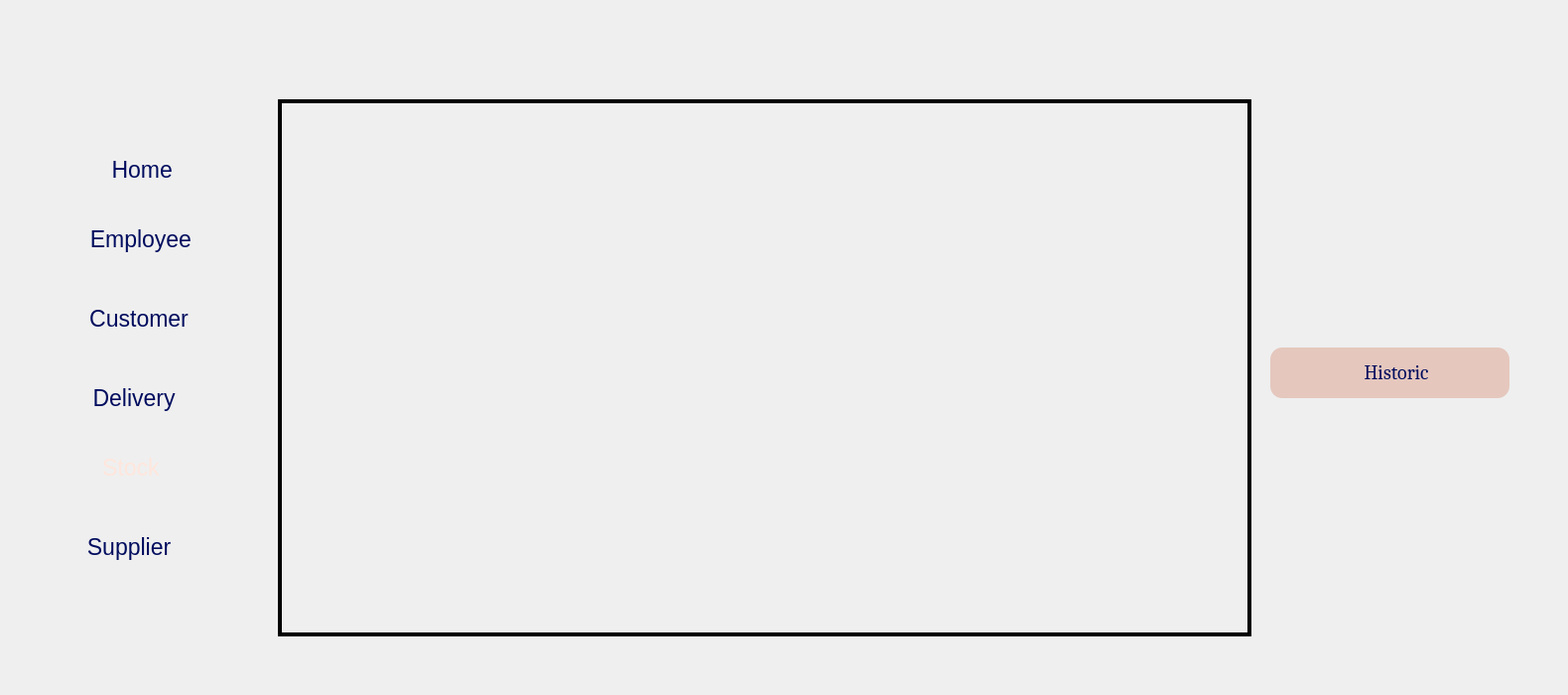
    <widget class="QWidget" name="Historic">
     <attribute name="title">
      <string>Historic</string>
     </attribute>
     <widget class="QLabel" name="label_21">
      <property name="geometry">
       <rect>
        <x>0</x>
        <y>0</y>
        <width>1571</width>
        <height>691</height>
       </rect>
      </property>
      <property name="text">
       <string/>
      </property>
      <property name="pixmap">
       <pixmap resource="resources.qrc">:/resources/imgs/bg.png</pixmap>
      </property>
      <property name="scaledContents">
       <bool>true</bool>
      </property>
     </widget>
     <widget class="QLabel" name="label_23">
      <property name="geometry">
       <rect>
        <x>0</x>
        <y>0</y>
        <width>161</width>
        <height>131</height>
       </rect>
      </property>
      <property name="text">
       <string/>
      </property>
      <property name="pixmap">
       <pixmap resource="resources.qrc">:/resources/imgs/logo.png</pixmap>
      </property>
      <property name="scaledContents">
       <bool>true</bool>
      </property>
     </widget>
     <widget class="QLabel" name="label_24">
      <property name="geometry">
       <rect>
        <x>240</x>
        <y>10</y>
        <width>1311</width>
        <height>671</height>
       </rect>
      </property>
      <property name="text">
       <string/>
      </property>
      <property name="pixmap">
       <pixmap resource="resources.qrc">:/resources/imgs/bgW.png</pixmap>
      </property>
      <property name="scaledContents">
       <bool>true</bool>
      </property>
     </widget>
     <widget class="QPushButton" name="pushButton_10">
      <property name="geometry">
       <rect>
        <x>200</x>
        <y>20</y>
        <width>151</width>
        <height>61</height>
       </rect>
      </property>
      <property name="text">
       <string/>
      </property>
      <property name="icon">
       <iconset resource="resources.qrc">
        <normaloff>:/resources/imgs/undo.png</normaloff>:/resources/imgs/undo.png</iconset>
      </property>
      <property name="iconSize">
       <size>
        <width>45</width>
        <height>65</height>
       </size>
      </property>
      <property name="flat">
       <bool>true</bool>
      </property>
     </widget>
     <widget class="QLabel" name="label_31">
      <property name="geometry">
       <rect>
        <x>1370</x>
        <y>10</y>
        <width>71</width>
        <height>71</height>
       </rect>
      </property>
      <property name="text">
       <string/>
      </property>
      <property name="pixmap">
       <pixmap resource="resources.qrc">:/resources/imgs/picP.png</pixmap>
      </property>
     </widget>
     <widget class="QLabel" name="label_32">
      <property name="geometry">
       <rect>
        <x>250</x>
        <y>70</y>
        <width>1311</width>
        <height>621</height>
       </rect>
      </property>
      <property name="styleSheet">
       <string notr="true">color:white;</string>
      </property>
      <property name="text">
       <string/>
      </property>
      <property name="pixmap">
       <pixmap resource="resources.qrc">:/Downloads/crudbg.png</pixmap>
      </property>
      <property name="scaledContents">
       <bool>true</bool>
      </property>
     </widget>
     <widget class="QPushButton" name="buttonHistorique">
      <property name="geometry">
       <rect>
        <x>1280</x>
        <y>350</y>
        <width>241</width>
        <height>51</height>
       </rect>
      </property>
      <property name="font">
       <font>
        <family>Cambria</family>
        <pointsize>-1</pointsize>
       </font>
      </property>
      <property name="styleSheet">
       <string notr="true">#buttonHistorique{
    color: #000c5e; /* Default text color */
    font-size: 20px;
    background-color: #e5c7bd; /* Default background color */
    border: 0px solid;
    border-radius: 12px;
    box-sizing: border-box;
    transition: background-color 0.3s, transform 0.1s ease; /* Smooth animation for hover and press effects */
}

#buttonHistorique:hover {
    background-color: #d4b3a7; /* Slightly darker shade for hover effect */
    color: #000944; /* Slightly darker text color for hover */
    cursor: pointer; /* Changes cursor to pointer */
}

#buttonHistorique:pressed {
    background-color: #c49f94; /* Even darker shade for pressed effect */
    color: #000722; /* Darker text color for pressed */
    transform: scale(0.95); /* Makes the button slightly smaller on press */
}</string>
      </property>
      <property name="text">
       <string>   Historic</string>
      </property>
      <property name="icon">
       <iconset resource="resources.qrc">
        <normaloff>:/resources/imgs/fichier.png</normaloff>:/resources/imgs/fichier.png</iconset>
      </property>
      <property name="iconSize">
       <size>
        <width>35</width>
        <height>35</height>
       </size>
      </property>
     </widget>
     <widget class="QLabel" name="historiqueLabel">
      <property name="geometry">
       <rect>
        <x>280</x>
        <y>100</y>
        <width>981</width>
        <height>541</height>
       </rect>
      </property>
      <property name="styleSheet">
       <string notr="true">border: 4px solid rgb(0, 0, 0);
padding: 10px 20px;
cursor: pointer;</string>
      </property>
      <property name="text">
       <string/>
      </property>
     </widget>
     <widget class="QPushButton" name="pushButton_19">
      <property name="geometry">
       <rect>
        <x>40</x>
        <y>140</y>
        <width>181</width>
        <height>61</height>
       </rect>
      </property>
      <property name="styleSheet">
       <string notr="true">color:#000c5e;
font: 9pt &quot;Cambria&quot;;
font-size: 23px;
</string>
      </property>
      <property name="text">
       <string>    Home</string>
      </property>
      <property name="icon">
       <iconset resource="resources.qrc">
        <normaloff>:/resources/imgs/abri (1).png</normaloff>:/resources/imgs/abri (1).png</iconset>
      </property>
      <property name="iconSize">
       <size>
        <width>60</width>
        <height>80</height>
       </size>
      </property>
      <property name="flat">
       <bool>true</bool>
      </property>
     </widget>
     <widget class="QPushButton" name="pushButton_20">
      <property name="geometry">
       <rect>
        <x>50</x>
        <y>210</y>
        <width>171</width>
        <height>61</height>
       </rect>
      </property>
      <property name="styleSheet">
       <string notr="true">color:#000c5e;
font: 9pt &quot;Cambria&quot;;
font-size: 23px;
</string>
      </property>
      <property name="text">
       <string>  Employee</string>
      </property>
      <property name="icon">
       <iconset resource="resources.qrc">
        <normaloff>:/resources/imgs/employes.png</normaloff>:/resources/imgs/employes.png</iconset>
      </property>
      <property name="iconSize">
       <size>
        <width>60</width>
        <height>80</height>
       </size>
      </property>
      <property name="flat">
       <bool>true</bool>
      </property>
     </widget>
     <widget class="QPushButton" name="pushButton_21">
      <property name="geometry">
       <rect>
        <x>40</x>
        <y>290</y>
        <width>181</width>
        <height>61</height>
       </rect>
      </property>
      <property name="styleSheet">
       <string notr="true">color:#000c5e;
font: 9pt &quot;Cambria&quot;;
font-size: 23px;
</string>
      </property>
      <property name="text">
       <string>   Customer</string>
      </property>
      <property name="icon">
       <iconset resource="resources.qrc">
        <normaloff>:/resources/imgs/contact.png</normaloff>:/resources/imgs/contact.png</iconset>
      </property>
      <property name="iconSize">
       <size>
        <width>60</width>
        <height>80</height>
       </size>
      </property>
      <property name="flat">
       <bool>true</bool>
      </property>
     </widget>
     <widget class="QPushButton" name="pushButton_22">
      <property name="geometry">
       <rect>
        <x>40</x>
        <y>370</y>
        <width>171</width>
        <height>61</height>
       </rect>
      </property>
      <property name="styleSheet">
       <string notr="true">color:#000c5e;
font: 9pt &quot;Cambria&quot;;
font-size: 23px;
</string>
      </property>
      <property name="text">
       <string>   Delivery</string>
      </property>
      <property name="icon">
       <iconset resource="resources.qrc">
        <normaloff>:/resources/imgs/livraison-rapide (1).png</normaloff>:/resources/imgs/livraison-rapide (1).png</iconset>
      </property>
      <property name="iconSize">
       <size>
        <width>60</width>
        <height>80</height>
       </size>
      </property>
      <property name="flat">
       <bool>true</bool>
      </property>
     </widget>
     <widget class="QLabel" name="label_26">
      <property name="geometry">
       <rect>
        <x>0</x>
        <y>440</y>
        <width>231</width>
        <height>61</height>
       </rect>
      </property>
      <property name="text">
       <string/>
      </property>
      <property name="pixmap">
       <pixmap resource="resources.qrc">:/resources/imgs/blue.png</pixmap>
      </property>
      <property name="scaledContents">
       <bool>true</bool>
      </property>
     </widget>
     <widget class="QPushButton" name="pushButton_23">
      <property name="geometry">
       <rect>
        <x>30</x>
        <y>450</y>
        <width>191</width>
        <height>41</height>
       </rect>
      </property>
      <property name="styleSheet">
       <string notr="true">color:#ffe6dc;
font: 9pt &quot;Cambria&quot;;
font-size: 23px;
</string>
      </property>
      <property name="text">
       <string>  Stock</string>
      </property>
      <property name="icon">
       <iconset>
        <normaloff>imgs/logostock.jpg</normaloff>imgs/logostock.jpg</iconset>
      </property>
      <property name="iconSize">
       <size>
        <width>80</width>
        <height>100</height>
       </size>
      </property>
      <property name="flat">
       <bool>true</bool>
      </property>
     </widget>
     <widget class="QPushButton" name="pushButton_24">
      <property name="geometry">
       <rect>
        <x>20</x>
        <y>520</y>
        <width>201</width>
        <height>61</height>
       </rect>
      </property>
      <property name="styleSheet">
       <string notr="true">color:#000c5e;
font: 9pt &quot;Cambria&quot;;
font-size: 23px;
</string>
      </property>
      <property name="text">
       <string>   Supplier</string>
      </property>
      <property name="icon">
       <iconset resource="resources.qrc">
        <normaloff>:/resources/imgs/courrier.png</normaloff>:/resources/imgs/courrier.png</iconset>
      </property>
      <property name="iconSize">
       <size>
        <width>60</width>
        <height>80</height>
       </size>
      </property>
      <property name="flat">
       <bool>true</bool>
      </property>
     </widget>
     <widget class="QPushButton" name="pushButton_25">
      <property name="geometry">
       <rect>
        <x>-20</x>
        <y>610</y>
        <width>131</width>
        <height>61</height>
       </rect>
      </property>
      <property name="text">
       <string/>
      </property>
      <property name="icon">
       <iconset resource="resources.qrc">
        <normaloff>:/resources/imgs/deconnexion.png</normaloff>:/resources/imgs/deconnexion.png</iconset>
      </property>
      <property name="iconSize">
       <size>
        <width>60</width>
        <height>80</height>
       </size>
      </property>
      <property name="flat">
       <bool>true</bool>
      </property>
     </widget>
    </widget>
